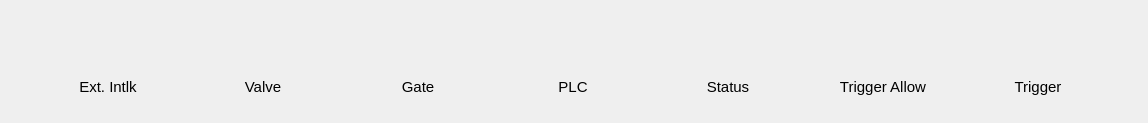
       <widget class="QWidget" name="scrollAreaWidgetContents_16">
        <property name="geometry">
         <rect>
          <x>0</x>
          <y>0</y>
          <width>1148</width>
          <height>123</height>
         </rect>
        </property>
        <widget class="QWidget" name="layoutWidget">
         <property name="geometry">
          <rect>
           <x>9</x>
           <y>11</y>
           <width>1131</width>
           <height>101</height>
          </rect>
         </property>
         <layout class="QGridLayout" name="gridLayout_12">
          <item row="0" column="0">
           <widget class="SiriusLedAlert" name="led_extintlk">
            <property name="sizePolicy">
             <sizepolicy hsizetype="Preferred" vsizetype="Preferred">
              <horstretch>0</horstretch>
              <verstretch>0</verstretch>
             </sizepolicy>
            </property>
            <property name="minimumSize">
             <size>
              <width>100</width>
              <height>35</height>
             </size>
            </property>
            <property name="maximumSize">
             <size>
              <width>100</width>
              <height>35</height>
             </size>
            </property>
            <property name="toolTip">
             <string/>
            </property>
            <property name="state">
             <bool>true</bool>
            </property>
            <property name="onColor">
             <color>
              <red>0</red>
              <green>140</green>
              <blue>0</blue>
             </color>
            </property>
            <property name="offColor">
             <color>
              <red>207</red>
              <green>0</green>
              <blue>0</blue>
             </color>
            </property>
            <property name="channel" stdset="0">
             <string>LI-01:EG-External:status</string>
            </property>
           </widget>
          </item>
          <item row="0" column="1">
           <widget class="SiriusLedAlert" name="led_valve">
            <property name="sizePolicy">
             <sizepolicy hsizetype="Preferred" vsizetype="Preferred">
              <horstretch>0</horstretch>
              <verstretch>0</verstretch>
             </sizepolicy>
            </property>
            <property name="minimumSize">
             <size>
              <width>100</width>
              <height>35</height>
             </size>
            </property>
            <property name="maximumSize">
             <size>
              <width>100</width>
              <height>35</height>
             </size>
            </property>
            <property name="toolTip">
             <string/>
            </property>
            <property name="state">
             <bool>true</bool>
            </property>
            <property name="onColor">
             <color>
              <red>0</red>
              <green>140</green>
              <blue>0</blue>
             </color>
            </property>
            <property name="offColor">
             <color>
              <red>207</red>
              <green>0</green>
              <blue>0</blue>
             </color>
            </property>
            <property name="channel" stdset="0">
             <string>LI-01:EG-Valve:status</string>
            </property>
           </widget>
          </item>
          <item row="0" column="2">
           <widget class="SiriusLedAlert" name="led_gate">
            <property name="sizePolicy">
             <sizepolicy hsizetype="Preferred" vsizetype="Preferred">
              <horstretch>0</horstretch>
              <verstretch>0</verstretch>
             </sizepolicy>
            </property>
            <property name="minimumSize">
             <size>
              <width>100</width>
              <height>35</height>
             </size>
            </property>
            <property name="maximumSize">
             <size>
              <width>100</width>
              <height>35</height>
             </size>
            </property>
            <property name="toolTip">
             <string/>
            </property>
            <property name="state">
             <bool>true</bool>
            </property>
            <property name="onColor">
             <color>
              <red>0</red>
              <green>140</green>
              <blue>0</blue>
             </color>
            </property>
            <property name="offColor">
             <color>
              <red>207</red>
              <green>0</green>
              <blue>0</blue>
             </color>
            </property>
            <property name="channel" stdset="0">
             <string>LI-01:EG-Gate:status</string>
            </property>
           </widget>
          </item>
          <item row="0" column="5">
           <widget class="SiriusLedAlert" name="led_trigallowegun">
            <property name="sizePolicy">
             <sizepolicy hsizetype="Preferred" vsizetype="Preferred">
              <horstretch>0</horstretch>
              <verstretch>0</verstretch>
             </sizepolicy>
            </property>
            <property name="minimumSize">
             <size>
              <width>100</width>
              <height>35</height>
             </size>
            </property>
            <property name="maximumSize">
             <size>
              <width>100</width>
              <height>35</height>
             </size>
            </property>
            <property name="toolTip">
             <string/>
            </property>
            <property name="state">
             <bool>true</bool>
            </property>
            <property name="onColor">
             <color>
              <red>0</red>
              <green>140</green>
              <blue>0</blue>
             </color>
            </property>
            <property name="offColor">
             <color>
              <red>207</red>
              <green>0</green>
              <blue>0</blue>
             </color>
            </property>
            <property name="channel" stdset="0">
             <string>LI-01:EG-TriggerPS:allow</string>
            </property>
           </widget>
          </item>
          <item row="0" column="6">
           <widget class="SiriusLedAlert" name="led_trigegun">
            <property name="sizePolicy">
             <sizepolicy hsizetype="Preferred" vsizetype="Preferred">
              <horstretch>0</horstretch>
              <verstretch>0</verstretch>
             </sizepolicy>
            </property>
            <property name="minimumSize">
             <size>
              <width>100</width>
              <height>35</height>
             </size>
            </property>
            <property name="maximumSize">
             <size>
              <width>100</width>
              <height>35</height>
             </size>
            </property>
            <property name="toolTip">
             <string/>
            </property>
            <property name="state">
             <bool>true</bool>
            </property>
            <property name="onColor">
             <color>
              <red>0</red>
              <green>140</green>
              <blue>0</blue>
             </color>
            </property>
            <property name="offColor">
             <color>
              <red>207</red>
              <green>0</green>
              <blue>0</blue>
             </color>
            </property>
            <property name="channel" stdset="0">
             <string>LI-01:EG-TriggerPS:enablereal</string>
            </property>
           </widget>
          </item>
          <item row="1" column="0">
           <widget class="PyDMLabel" name="PyDMLabel_140">
            <property name="minimumSize">
             <size>
              <width>100</width>
              <height>30</height>
             </size>
            </property>
            <property name="maximumSize">
             <size>
              <width>100</width>
              <height>30</height>
             </size>
            </property>
            <property name="font">
             <font>
              <pointsize>11</pointsize>
             </font>
            </property>
            <property name="toolTip">
             <string/>
            </property>
            <property name="text">
             <string>Ext. Intlk</string>
            </property>
            <property name="alignment">
             <set>Qt::AlignCenter</set>
            </property>
           </widget>
          </item>
          <item row="1" column="1">
           <widget class="PyDMLabel" name="PyDMLabel_141">
            <property name="minimumSize">
             <size>
              <width>100</width>
              <height>30</height>
             </size>
            </property>
            <property name="maximumSize">
             <size>
              <width>100</width>
              <height>30</height>
             </size>
            </property>
            <property name="font">
             <font>
              <pointsize>11</pointsize>
             </font>
            </property>
            <property name="toolTip">
             <string/>
            </property>
            <property name="text">
             <string>Valve</string>
            </property>
            <property name="alignment">
             <set>Qt::AlignCenter</set>
            </property>
           </widget>
          </item>
          <item row="1" column="2">
           <widget class="PyDMLabel" name="PyDMLabel_149">
            <property name="minimumSize">
             <size>
              <width>100</width>
              <height>30</height>
             </size>
            </property>
            <property name="maximumSize">
             <size>
              <width>100</width>
              <height>30</height>
             </size>
            </property>
            <property name="font">
             <font>
              <pointsize>11</pointsize>
             </font>
            </property>
            <property name="toolTip">
             <string/>
            </property>
            <property name="text">
             <string>Gate</string>
            </property>
            <property name="alignment">
             <set>Qt::AlignCenter</set>
            </property>
           </widget>
          </item>
          <item row="1" column="3">
           <widget class="PyDMLabel" name="PyDMLabel_151">
            <property name="minimumSize">
             <size>
              <width>100</width>
              <height>30</height>
             </size>
            </property>
            <property name="maximumSize">
             <size>
              <width>100</width>
              <height>30</height>
             </size>
            </property>
            <property name="font">
             <font>
              <pointsize>11</pointsize>
             </font>
            </property>
            <property name="toolTip">
             <string/>
            </property>
            <property name="text">
             <string>PLC</string>
            </property>
            <property name="alignment">
             <set>Qt::AlignCenter</set>
            </property>
           </widget>
          </item>
          <item row="1" column="4">
           <widget class="PyDMLabel" name="PyDMLabel_154">
            <property name="minimumSize">
             <size>
              <width>100</width>
              <height>30</height>
             </size>
            </property>
            <property name="maximumSize">
             <size>
              <width>100</width>
              <height>30</height>
             </size>
            </property>
            <property name="font">
             <font>
              <pointsize>11</pointsize>
             </font>
            </property>
            <property name="toolTip">
             <string/>
            </property>
            <property name="text">
             <string>Status</string>
            </property>
            <property name="alignment">
             <set>Qt::AlignCenter</set>
            </property>
           </widget>
          </item>
          <item row="1" column="5">
           <widget class="PyDMLabel" name="PyDMLabel_155">
            <property name="minimumSize">
             <size>
              <width>100</width>
              <height>30</height>
             </size>
            </property>
            <property name="maximumSize">
             <size>
              <width>100</width>
              <height>30</height>
             </size>
            </property>
            <property name="font">
             <font>
              <pointsize>11</pointsize>
             </font>
            </property>
            <property name="toolTip">
             <string/>
            </property>
            <property name="text">
             <string>Trigger Allow</string>
            </property>
            <property name="alignment">
             <set>Qt::AlignCenter</set>
            </property>
           </widget>
          </item>
          <item row="1" column="6">
           <widget class="PyDMLabel" name="PyDMLabel_162">
            <property name="minimumSize">
             <size>
              <width>100</width>
              <height>30</height>
             </size>
            </property>
            <property name="maximumSize">
             <size>
              <width>100</width>
              <height>30</height>
             </size>
            </property>
            <property name="font">
             <font>
              <pointsize>11</pointsize>
             </font>
            </property>
            <property name="toolTip">
             <string/>
            </property>
            <property name="text">
             <string>Trigger</string>
            </property>
            <property name="alignment">
             <set>Qt::AlignCenter</set>
            </property>
           </widget>
          </item>
          <item row="0" column="3">
           <widget class="SiriusLedState" name="led_plc">
            <property name="toolTip">
             <string/>
            </property>
            <property name="offColor">
             <color>
              <red>207</red>
              <green>0</green>
              <blue>0</blue>
             </color>
            </property>
            <property name="channel" stdset="0">
             <string>LI-01:EG-PLC:status</string>
            </property>
           </widget>
          </item>
          <item row="0" column="4">
           <widget class="SiriusLedAlert" name="led_statusegun">
            <property name="sizePolicy">
             <sizepolicy hsizetype="Preferred" vsizetype="Preferred">
              <horstretch>0</horstretch>
              <verstretch>0</verstretch>
             </sizepolicy>
            </property>
            <property name="minimumSize">
             <size>
              <width>100</width>
              <height>35</height>
             </size>
            </property>
            <property name="maximumSize">
             <size>
              <width>100</width>
              <height>35</height>
             </size>
            </property>
            <property name="toolTip">
             <string/>
            </property>
            <property name="state">
             <bool>true</bool>
            </property>
            <property name="onColor">
             <color>
              <red>0</red>
              <green>140</green>
              <blue>0</blue>
             </color>
            </property>
            <property name="offColor">
             <color>
              <red>207</red>
              <green>0</green>
              <blue>0</blue>
             </color>
            </property>
            <property name="alarmSensitiveContent" stdset="0">
             <bool>true</bool>
            </property>
            <property name="channel" stdset="0">
             <string>LI-01:EG-TriggerPS:status</string>
            </property>
           </widget>
          </item>
         </layout>
        </widget>
       </widget>
